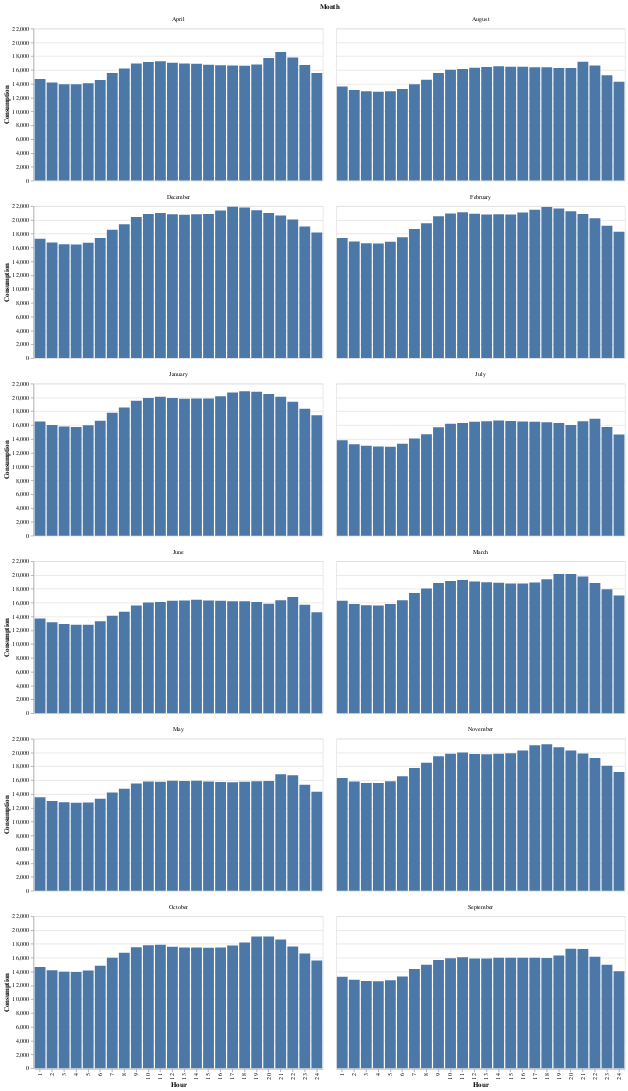

Notebook cell for this chart:
### Code cell
alt.Chart(hourly_gen_df).mark_bar().encode(
    x = alt.X('Hour:O'),
    y = alt.Y('Consumption:Q'),
    tooltip = alt.Tooltip('Consumption')
).properties(width = 950/2, height = 500/2).facet(facet = alt.Facet('Month:N'), columns = 2)

### Figure 1 — Vega-Lite specification as saved in the notebook (floating-point values rounded to 4 significant figures; data arrays with more than 128 entries replaced by an {"elided": "..."} marker saying what was removed)
{"config": {"view": {"continuousWidth": 400, "continuousHeight": 300}}, "data": {"name": "data-8e9bdb36dd098c1a3a67c057348a682f"}, "facet": {"type": "nominal", "field": "Month"}, "spec": {"mark": "bar", "encoding": {"tooltip": {"type": "quantitative", "field": "Consumption"}, "x": {"type": "ordinal", "field": "Hour"}, "y": {"type": "quantitative", "field": "Consumption"}}, "height": 250.0, "width": 475.0}, "columns": 2, "$schema": "https://vega.github.io/schema/vega-lite/v4.8.1.json", "datasets": {"data-8e9bdb36dd098c1a3a67c057348a682f": {"elided": "288 records"}}}
